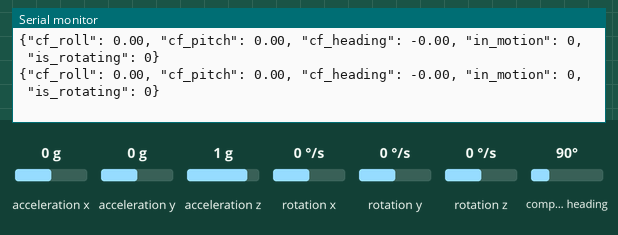
The sketch below on a simulated Arduino Nano 33 BLE. Shown: the last lines printed to the serial monitor. The test bench sets the inputs (shaded band); at power-on: acceleration y 0 g, acceleration x 0 g, acceleration z 1 g, compass heading 90°, rotation x 0 °/s, rotation y 0 °/s, rotation z 0 °/s.

Above: at 1.2 s.
1.3 s: acceleration y set to 1.4 g
At 2.2 s:
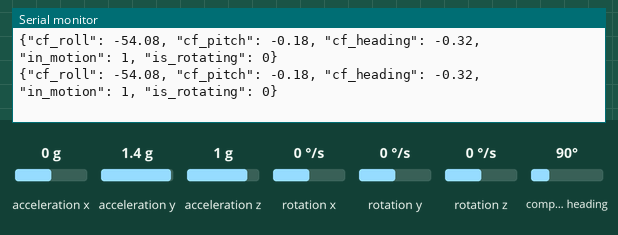
4.3 s: acceleration x set to 0.2 g
At 5.3 s:
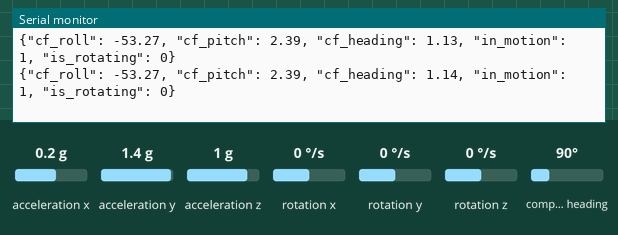
7.3 s: acceleration z set to -0.8 g
At 8.3 s:
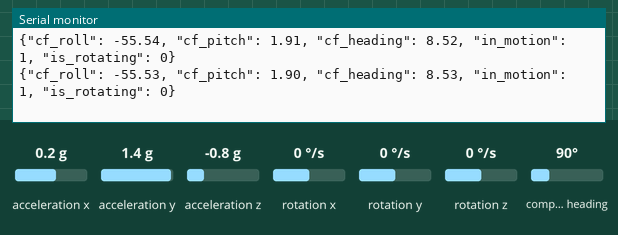
10.3 s: compass heading set to 180°
Timing chart, 0 to 11.1 s (numbered marks = the images above; inputs shaded):
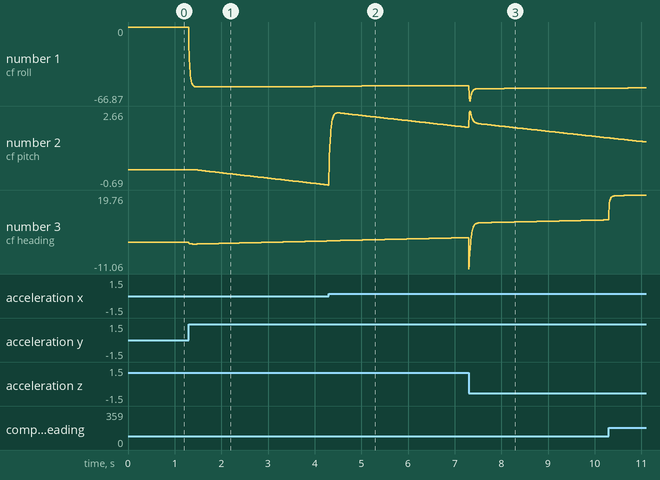

Measured:
- after the input at 1.3 s, the serial monitor: prints a new line at once (image 1)
- plotted number 1: 0 → -53.71 after the input at 1.3 s
- plotted number 2: 0 → -0.69 after the input at 1.3 s
- plotted number 3: 0 → 0.62 after the input at 1.3 s

The sketch:

CF_orientation.ino
```cpp
#include <Arduino_LSM9DS1.h> // IMU Sensors
// #include <ArduinoBLE.h>
#include <math.h>

const bool debug_x = false;
const bool debug_y = false;
const bool debug_z = false;
// const bool debug_rssi = true;

// Degrees -> Radians
float deg2rad(float deg) {
  return deg * M_PI / 180.0;
}

// Radians -> Degrees
float rad2deg(float rad) {
  return rad * 180.0 / M_PI;
}

// Map heading to (-M_PI, M_PI]
float map_heading(float heading) {
  while (heading < (-1.0 * M_PI)) {
    heading += (2.0 * M_PI);
  }
  while (heading >= M_PI) {
    heading -= (2.0 * M_PI);
  }
  return heading;
}

// Cross Product of 2 vectors of length 3
void cross_prod(float ax, float ay, float az,
                float bx, float by, float bz,
                float *cx, float *cy, float *cz) {
  *cx = (ay * bz) - (az * by);
  *cy = (az * bx) - (ax * bz);
  *cz = (ax * by) - (ay * bx);
}

float acc_x, acc_y, acc_z;
float gyro_x, gyro_y, gyro_z;
float mag_x, mag_y, mag_z;

float roll, pitch, heading;

// Variables used to calculate magnetic north
float mag_north_x, mag_north_y, mag_north_z;
float mag_west_x, mag_west_y, mag_west_z;
float X_h, Y_h;

unsigned long delta_t = 0.0;
unsigned long prev_t = millis();
unsigned long mag_delta_t = 0.0;
unsigned long mag_prev_t = millis();
unsigned long rssi_delta_t = 0.0;
unsigned long rssi_prev_t = millis();

bool imu_1st_init = true;
bool mag_1st_init = true;
bool ble_1st_init = true;

// Hard Gyro Offsets: x: 0.02249103942652321, y: -0.48735663082437297, z: 0.7963082437275936
const float gyro_x_offset = .02;
const float gyro_y_offset = -.49;
const float gyro_z_offset = .80;

// Gyro Z Multiplier: z: 1.14
const float gyro_z_multiplier = 1.14;

// Hard Magnetometer Offsets: x: 18.64209607980653, y: 13.395542038195217, Z: 8.798978141729961
const float mag_x_offset = 18.64;
const float mag_y_offset = 13.30;
const float mag_z_offset = 8.80;

// Values to detect motion/rotation
float resultant_acc;
const float acc_threshold = 0.1;
bool in_motion = false;

// Time until sigma_delta_heading is below threshold is porportional to delta_heading_size / (Sampling Rate of Nano 33 BLE: ~20 Hz)
const int motion_history_sum_threshold = 30;
const int in_motion_history_size = 120;
int motion_history_sum;
int in_motion_history[in_motion_history_size] = {0};

float prev_heading;
const float delta_heading_threshold = deg2rad(2.5);
bool is_rotating = false;

// Time until sigma_delta_heading is below threshold is porportional to delta_heading_size / (Sampling Rate of Nano 33 BLE: ~20 Hz)
float sigma_delta_heading;
const int delta_heading_size = 30;
float delta_heading[delta_heading_size] = {1.0};

// Normalize orientation
float initial_roll, initial_pitch, initial_heading;

// Values used in accelometer low pass filter
const float acc_filt_cutoff = 5; // Hz
const float acc_rc = 1 / (2.0 * M_PI * acc_filt_cutoff);
float alpha_alpf;

// Filtered accelometer data
float filt_acc_x;
float filt_acc_y;
float filt_acc_z;

// Previous filtered accelometer data
float prev_filt_acc_x;
float prev_filt_acc_y;
float prev_filt_acc_z;

// Accelometer based roll & pitch
float acc_roll;
float acc_pitch;

// Values used in gyroscope high pass filter
const float gyro_freq_cutoff = .001; // Hz
const float gyro_rc = 1 / (2.0 * M_PI * gyro_freq_cutoff);
float alpha_ghpf;

// Raw integral gyroscope data
float sigma_gyro_x = 0.0;
float sigma_gyro_y = 0.0;
float sigma_gyro_z = 0.0;

// Mapped integral gyroscope Z data
float mapped_filt_sigma_gyro_z;

// Previous raw integral gyroscope data
float prev_sigma_gyro_x;
float prev_sigma_gyro_y;
float prev_sigma_gyro_z;

// Filtered integral gyroscope data
float filt_sigma_gyro_x;
float filt_sigma_gyro_y;
float filt_sigma_gyro_z;

// Previous filtered integral gyroscope data
float prev_filt_sigma_gyro_x;
float prev_filt_sigma_gyro_y;
float prev_filt_sigma_gyro_z;

// Values used in magnetometer low pass filter
const float mag_freq_cutoff = 5; // Hz
const float mag_rc = 1 / (2.0 * M_PI * mag_freq_cutoff);
float alpha_mlpf;

// Filtered magnetometer data
float filt_mag_x;
float filt_mag_y;
float filt_mag_z;

// Filtered magnetometer data
float prev_filt_mag_x;
float prev_filt_mag_y;
float prev_filt_mag_z;

// Constants for complementary filter
float cf_roll;
const float alpha_roll = .5; // alpha_roll * filt_sigma_gyro_x, (1 - alpha_roll) * filt_roll
float cf_pitch;
const float alpha_pitch = .5; // alpha_pitch * filt_sigma_gyro_y, (1 - alpha_pitch) * filt_pitch
float cf_heading;
const float alpha_heading = .5; // alpha_heading * filt_sigma_gyro_z, (1 - alpha_heading) * heading

// BLE object for advertising connection
/*
BLEDevice central;

float measured_rssi = -49.0;
float rssi;
float dist;

// Values used in RSSI low pass filter
float filt_rssi;
float prev_filt_rssi;
const float rssi_freq_cutoff = 0.25; // Hz
const float rssi_rc = 1 / (2.0 * M_PI * rssi_freq_cutoff);
float alpha_rlpf;
*/

void setup() {
  Serial.begin(9600);
  while(!Serial);

  if(!IMU.begin()) {
    Serial.println("Failed to initialize IMU sensors!");
    while (1);
  }

  /*
  if (!BLE.begin()) {
    Serial.println("Failed to initialize BLE!");
    while (1);
  }
  BLE.setDeviceName("Nano_33_BLE");
  BLE.setLocalName("Nano_33_BLE");
  BLE.advertise();
  Serial.println("Advertising...");
  */
}

void loop() {
  if (IMU.accelerationAvailable() && IMU.gyroscopeAvailable()) {
    IMU.readAcceleration(acc_x, acc_y, acc_z);
    IMU.readGyroscope(gyro_x, gyro_y, gyro_z);

    // IMU time delta
    delta_t = millis() - prev_t;
    prev_t = millis();

    // Low pass filter on accelometer data
    alpha_alpf = (delta_t / 1000.0) / (acc_rc + (delta_t / 1000.0));
    filt_acc_x = prev_filt_acc_x + (alpha_alpf * (acc_x - prev_filt_acc_x));
    filt_acc_y = prev_filt_acc_y + (alpha_alpf * (acc_y - prev_filt_acc_y));
    filt_acc_z = prev_filt_acc_z + (alpha_alpf * (acc_z - prev_filt_acc_z)) ;
    prev_filt_acc_x = filt_acc_x;
    prev_filt_acc_y = filt_acc_y;
    prev_filt_acc_z = filt_acc_z;

    // Calculate roll and pitch using filtered accelometer data
    acc_pitch = -1.0 * atan2(filt_acc_x, sqrt((filt_acc_y * filt_acc_y) + (filt_acc_z * filt_acc_z)));
    acc_roll = atan2(filt_acc_y, sqrt((filt_acc_x * filt_acc_x) + (filt_acc_z * filt_acc_z)));

    // Account for gyro offsets
    gyro_x -= gyro_x_offset;
    gyro_y -= gyro_y_offset;
    gyro_z -= gyro_z_offset;

    /*
      Conditional high pass filter on integrated gyroscope XY data

      If motion is not detected, overwrite the integrated gryoscope based roll and pitch
      with those of the accelometer. This helps counter drift on the gryoscope XY axes.
    */
    resultant_acc = sqrt((acc_x * acc_x) + (acc_y * acc_y) + (acc_z * acc_z)) * 100.0;
    motion_history_sum = 0;
    for (int a = in_motion_history_size - 1; a > 0; a--) {
      motion_history_sum += in_motion_history[a];
      in_motion_history[a] = in_motion_history[a - 1];
    }
    in_motion_history[0] = int((abs(100.0 - resultant_acc) / 100.0) > acc_threshold);
    motion_history_sum += in_motion_history[0];
    in_motion = (motion_history_sum > motion_history_sum_threshold);

    is_rotating = (sigma_delta_heading > delta_heading_threshold);
    if (!imu_1st_init && in_motion) {
      sigma_gyro_x += (gyro_x * (delta_t / 1000.0));
      sigma_gyro_y += (gyro_y * (delta_t / 1000.0));
      alpha_ghpf = gyro_rc / (gyro_rc + (delta_t / 1000.0));
      filt_sigma_gyro_x = alpha_ghpf * (prev_filt_sigma_gyro_x + sigma_gyro_x - prev_sigma_gyro_x);
      filt_sigma_gyro_y = alpha_ghpf * (prev_filt_sigma_gyro_y + sigma_gyro_y - prev_sigma_gyro_y);
      prev_sigma_gyro_x = sigma_gyro_x;
      prev_sigma_gyro_y = sigma_gyro_y;
    } else if (!imu_1st_init && !in_motion) {
      filt_sigma_gyro_x = rad2deg(acc_roll);
      filt_sigma_gyro_y = rad2deg(acc_pitch);
    } else if (imu_1st_init) {
      imu_1st_init = false;
      filt_sigma_gyro_x = rad2deg(acc_roll);
      filt_sigma_gyro_y = rad2deg(acc_pitch);
      initial_roll = acc_roll;
      initial_pitch = acc_pitch;
    }
    prev_filt_sigma_gyro_x = filt_sigma_gyro_x;
    prev_filt_sigma_gyro_y = filt_sigma_gyro_y;

    /*
      High pass filter on integrated gyroscope Z data

      Heading cannot be calculated using an accelometer. It is possible to address drift
      on the gyroscope Z axis using the magnetometer, which is done further below.
    */
    sigma_gyro_z += (gyro_z * (delta_t / 1000.0) * gyro_z_multiplier);
    alpha_ghpf = gyro_rc / (gyro_rc + (delta_t / 1000.0));
    filt_sigma_gyro_z = alpha_ghpf * (prev_filt_sigma_gyro_z + sigma_gyro_z - prev_sigma_gyro_z);
    prev_sigma_gyro_z = sigma_gyro_z;
    prev_filt_sigma_gyro_z = filt_sigma_gyro_z;
    mapped_filt_sigma_gyro_z = rad2deg(map_heading(deg2rad(filt_sigma_gyro_z)));

    if (IMU.magneticFieldAvailable()) {
      IMU.readMagneticField(mag_x, mag_y, mag_z);

      // Account for magnetometer offset
      mag_x -= mag_x_offset;
      mag_y -= mag_y_offset;
      mag_z -= mag_z_offset;

      // Magnetometer time delta
      mag_delta_t = millis() - mag_prev_t;
      mag_prev_t = millis();

      // Low pass filter on magnetometer data
      alpha_mlpf = (mag_delta_t / 1000.0) / (mag_rc + (mag_delta_t / 1000.0));
      filt_mag_x = prev_filt_mag_x + (alpha_mlpf * (mag_x - prev_filt_mag_x));
      filt_mag_y = prev_filt_mag_y + (alpha_mlpf * (mag_y - prev_filt_mag_y));
      filt_mag_z = prev_filt_mag_z + (alpha_mlpf * (mag_z - prev_filt_mag_z));
      prev_filt_mag_x = filt_mag_x;
      prev_filt_mag_y = filt_mag_y;
      prev_filt_mag_z = filt_mag_z;

      // Complementary filter for roll and pitch using gyroscope and accelometer based roll and pitch
      float cf_roll = (alpha_roll * deg2rad(filt_sigma_gyro_x)) + ((1 - alpha_roll) * acc_roll) - initial_roll;
      float cf_pitch = (alpha_pitch * deg2rad(filt_sigma_gyro_y)) + ((1 - alpha_pitch) * acc_pitch) - initial_pitch;

      // Calculating the heading and adjust as necessary
      cross_prod(filt_acc_x, filt_acc_y, filt_acc_z, -1.0 * filt_mag_x, filt_mag_y, filt_mag_z, &mag_west_x, &mag_west_y, &mag_west_z);
      cross_prod(mag_west_x, mag_west_y, mag_west_z, acc_x, acc_y, acc_z, &mag_north_x, &mag_north_y, &mag_north_z);
      heading = atan2(mag_west_x, mag_north_x);
      if (mag_1st_init) {
        mag_1st_init = false;
        initial_heading = heading;
      }
      heading = map_heading(heading - initial_heading);

      /*
        Determine if the board is rotating. If not in motion or rotating, overwrite the
        integrated gyroscope based heading with that of the magnetometer
      */
      sigma_delta_heading = 0.0;
      for (int a = delta_heading_size - 1; a > 0; a--) {
        sigma_delta_heading += delta_heading[a];
        delta_heading[a] = delta_heading[a-1];
      }
      if (heading - prev_heading > M_PI) {
        delta_heading[0] = heading - prev_heading - (2.0 * M_PI);
      } else if (heading - prev_heading < (-1.0 * M_PI)) {
        delta_heading[0] = heading - prev_heading + (2.0 * M_PI);
      } else {
        delta_heading[0] = heading - prev_heading;
      }
      sigma_delta_heading += delta_heading[0];
      sigma_delta_heading = abs(sigma_delta_heading);
      prev_heading = heading;
      is_rotating = (sigma_delta_heading > delta_heading_threshold);
      if (!in_motion && !is_rotating) {
        sigma_gyro_z = -1.0 * rad2deg(heading);
        filt_sigma_gyro_z = -1.0 * rad2deg(heading);
        prev_filt_sigma_gyro_z = -1.0 * rad2deg(heading);
        mapped_filt_sigma_gyro_z = -1.0 * rad2deg(heading);
      }

      // central = BLE.central();
      // if (central) {
      if (true) {
        // Complementary filter for heading
        if (abs(heading - (-1.0 * deg2rad(mapped_filt_sigma_gyro_z))) > M_PI) {
          if (heading > -1.0 * deg2rad(mapped_filt_sigma_gyro_z)) {
            cf_heading = map_heading((alpha_heading * -1.0 * deg2rad(mapped_filt_sigma_gyro_z) + (2.0 * M_PI)) + ((1 - alpha_heading) * heading));
          } else {
            cf_heading = map_heading((alpha_heading * -1.0 * deg2rad(mapped_filt_sigma_gyro_z)) + ((1 - alpha_heading) * (heading + (2.0 * M_PI))));
          }
        } else {
          cf_heading = map_heading((alpha_heading * -1.0 * deg2rad(mapped_filt_sigma_gyro_z)) + ((1 - alpha_heading) * heading));
        }
        /*
        rssi_delta_t = millis() - rssi_prev_t;
        rssi_prev_t = millis();

        // Low pass filter on RSSI data
        rssi = central.rssi();
        if (!ble_1st_init) {
          alpha_rlpf = (rssi_delta_t / 1000.0) / (rssi_rc + (rssi_delta_t / 1000.0));
          filt_rssi = prev_filt_rssi + (alpha_rlpf * (rssi - prev_filt_rssi));
          prev_filt_rssi = filt_rssi;
        } else {
          ble_1st_init = false;
          prev_filt_rssi = rssi;
        }
        dist = pow(10.0, (measured_rssi - rssi) / (10.0 * 2.0));
        */

        // Stream the data
        Serial.print("{");
        if (debug_x) {
          Serial.print("\"initial_roll\": ");
          Serial.print(-1.0 * rad2deg(initial_roll));
          Serial.print(", ");
          Serial.print("\"acc_roll\": ");
          Serial.print(-1.0 * rad2deg(acc_roll));
          Serial.print(", ");
          Serial.print("\"filt_sigma_gyro_x\": ");
          Serial.print(-1.0 * filt_sigma_gyro_x);
          Serial.print(", ");
        }
        Serial.print("\"cf_roll\": ");
        Serial.print(-1.0 * rad2deg(cf_roll));
        Serial.print(", ");
        if (debug_y) {
          Serial.print("\"initial_pitch\": ");
          Serial.print(-1.0 * rad2deg(initial_pitch));
          Serial.print(", ");
          Serial.print("\"acc_pitch\": ");
          Serial.print(-1.0 * rad2deg(acc_pitch));
          Serial.print(", ");
          Serial.print("\"filt_sigma_gyro_y\": ");
          Serial.print(-1.0 * filt_sigma_gyro_y);
          Serial.print(", ");
        }
        Serial.print("\"cf_pitch\": ");
        Serial.print(-1.0 * rad2deg(cf_pitch));
        Serial.print(", ");
        if (debug_z) {
          Serial.print("\"initial_heading\": ");
          Serial.print(rad2deg(initial_heading));
          Serial.print(", ");
          Serial.print("\"heading\": ");
          Serial.print(rad2deg(heading));
          Serial.print(", ");
          Serial.print("\"mapped_filt_sigma_gyro_z\": ");
          Serial.print(-1.0 * mapped_filt_sigma_gyro_z);
          Serial.print(", ");
        }
        Serial.print("\"cf_heading\": ");
        Serial.print(rad2deg(cf_heading));
        Serial.print(", ");
        /*
        if (debug_rssi) {
          Serial.print("\"rssi\": ");
          Serial.print(rssi);
          Serial.print(", ");
        }
        Serial.print("\"distance\": ");
        Serial.print(dist);
        Serial.print(", ");
        */
        /*
        Serial.print("\"altitude\": ");
        Serial.print(alt);
        Serial.print(", ");
        */
        Serial.print("\"in_motion\": ");
        Serial.print(in_motion);
        Serial.print(", ");
        Serial.print("\"is_rotating\": ");
        Serial.print(is_rotating);
        Serial.println("}");
      }
    }
  }
}
```
